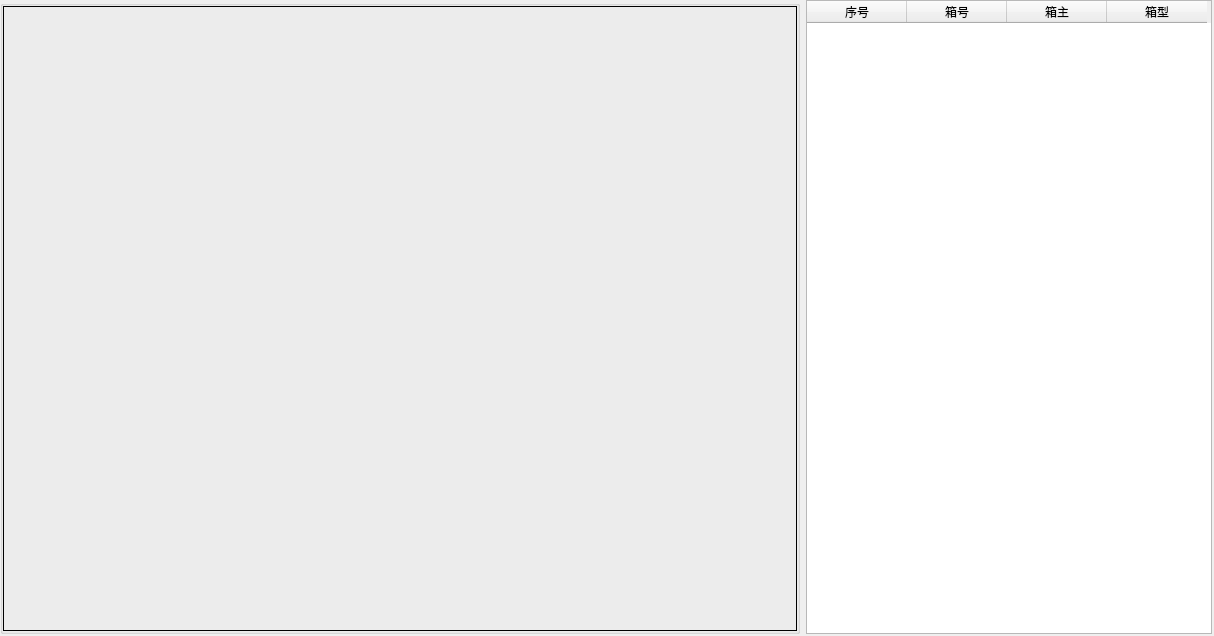
<?xml version="1.0" encoding="UTF-8"?>
<ui version="4.0">
 <class>SimuWidget</class>
 <widget class="QWidget" name="SimuWidget">
  <property name="geometry">
   <rect>
    <x>0</x>
    <y>0</y>
    <width>1214</width>
    <height>636</height>
   </rect>
  </property>
  <property name="windowTitle">
   <string>Form</string>
  </property>
  <widget class="QWidget" name="layoutWidget">
   <property name="geometry">
    <rect>
     <x>0</x>
     <y>0</y>
     <width>1212</width>
     <height>634</height>
    </rect>
   </property>
   <layout class="QGridLayout" name="gridLayout_2">
    <item row="0" column="0">
     <layout class="QGridLayout" name="gridLayout">
      <item row="0" column="0">
       <widget class="QGroupBox" name="gboxMain">
        <property name="enabled">
         <bool>true</bool>
        </property>
        <property name="sizePolicy">
         <sizepolicy hsizetype="Preferred" vsizetype="Preferred">
          <horstretch>0</horstretch>
          <verstretch>0</verstretch>
         </sizepolicy>
        </property>
        <property name="minimumSize">
         <size>
          <width>800</width>
          <height>630</height>
         </size>
        </property>
        <property name="title">
         <string/>
        </property>
        <layout class="QVBoxLayout" name="verticalLayout_3">
         <property name="spacing">
          <number>0</number>
         </property>
         <property name="margin">
          <number>0</number>
         </property>
         <item>
          <layout class="QHBoxLayout" name="lay1">
           <property name="spacing">
            <number>0</number>
           </property>
           <item>
            <widget class="QLabel" name="labVideo1">
             <property name="sizePolicy">
              <sizepolicy hsizetype="Preferred" vsizetype="Preferred">
               <horstretch>0</horstretch>
               <verstretch>0</verstretch>
              </sizepolicy>
             </property>
             <property name="maximumSize">
              <size>
               <width>800</width>
               <height>630</height>
              </size>
             </property>
             <property name="focusPolicy">
              <enum>Qt::StrongFocus</enum>
             </property>
             <property name="frameShape">
              <enum>QFrame::Panel</enum>
             </property>
             <property name="frameShadow">
              <enum>QFrame::Plain</enum>
             </property>
             <property name="lineWidth">
              <number>1</number>
             </property>
             <property name="midLineWidth">
              <number>0</number>
             </property>
             <property name="text">
              <string/>
             </property>
             <property name="alignment">
              <set>Qt::AlignCenter</set>
             </property>
            </widget>
           </item>
          </layout>
         </item>
        </layout>
       </widget>
      </item>
     </layout>
    </item>
    <item row="0" column="1">
     <layout class="QVBoxLayout" name="verticalLayout_2">
      <item>
       <widget class="QTableWidget" name="infoTable">
        <property name="sizePolicy">
         <sizepolicy hsizetype="Preferred" vsizetype="Preferred">
          <horstretch>0</horstretch>
          <verstretch>0</verstretch>
         </sizepolicy>
        </property>
        <property name="minimumSize">
         <size>
          <width>350</width>
          <height>450</height>
         </size>
        </property>
        <column>
         <property name="text">
          <string>序号</string>
         </property>
        </column>
        <column>
         <property name="text">
          <string>箱号</string>
         </property>
        </column>
        <column>
         <property name="text">
          <string>箱主</string>
         </property>
        </column>
        <column>
         <property name="text">
          <string>箱型</string>
         </property>
        </column>
       </widget>
      </item>
     </layout>
    </item>
   </layout>
  </widget>
 </widget>
 <resources/>
 <connections/>
</ui>
